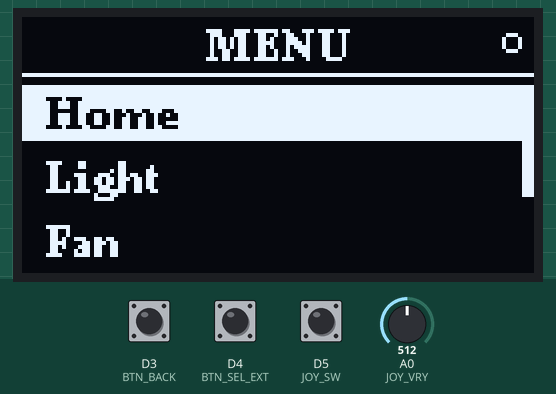
A sketch run on a simulated ESP8266 (NodeMCU). Parts: 128×64 one-colour display. The test bench sets the inputs (shaded band); at power-on: A0 (JOY_VRY) = 512, D4 (BTN_SEL_EXT) HIGH, D3 (BTN_BACK) HIGH, D5 (JOY_SW) HIGH. WiFi joins after 1.5 s; servers stay silent unless stated; uploads are accepted with an empty reply.

Above: at 1.2 s.
1.3 s: A0 (JOY_VRY) set to 206
3.0 s: A0 (JOY_VRY) set to 187
At 3.25 s:
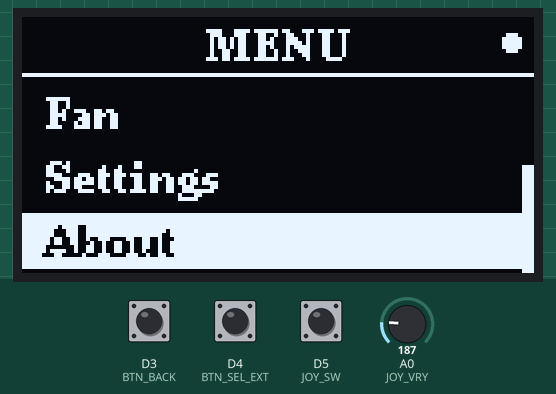
5.8 s: D4 (BTN_SEL_EXT) pulled LOW for 0.15 s
At 6.4 s:
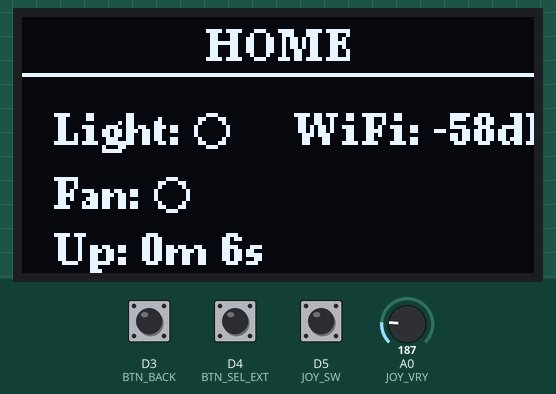
8.9 s: D3 (BTN_BACK) pulled LOW for 0.15 s
At 9.43 s:
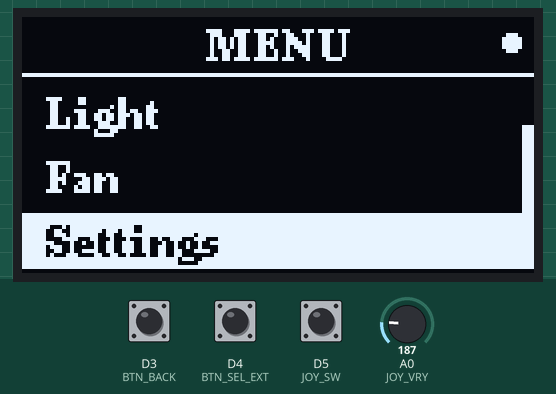
9.6 s: D5 (JOY_SW) pulled LOW for 0.15 s
At 10.3 s:
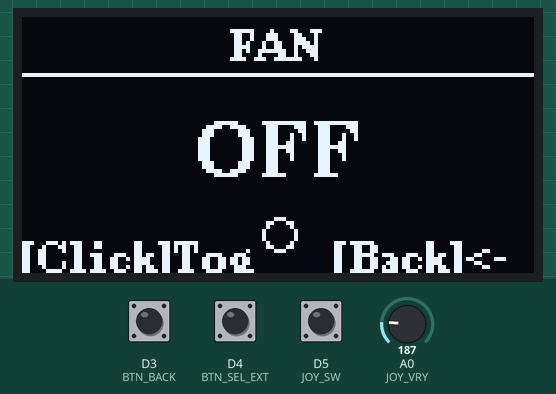
11.2 s: D3 (BTN_BACK) pulled LOW for 1 s
At 12.2 s:
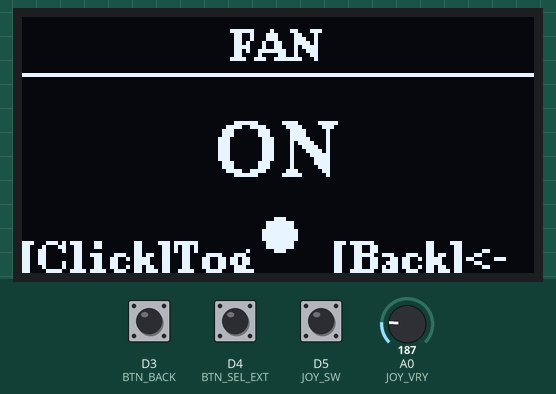
Timing chart, 0 to 14.2 s (numbered marks = the images above; inputs shaded):
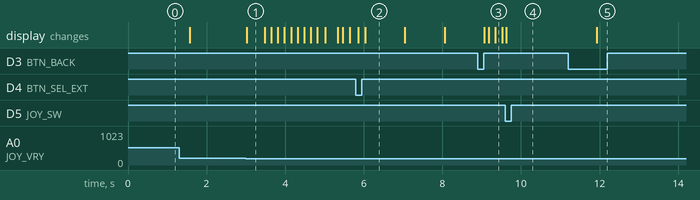

Measured:
- the behaviour switches between 200 and 199 on A0 (JOY_VRY) (found by bisection; images 0 and 1)
- after the input at 3.0 s, the display: changes at once (image 1)
- after the input at 5.8 s, the display: first changes after 0.06 s (image 2 shows a later state)
- after the input at 8.9 s, the display: first differs from a run without the input after 0.28 s (image 3 shows a later state)
- after the input at 9.6 s, the display: changes at once (image 4)
- after the input at 11.2 s, the display: changes after 0.74 s (image 5)
- what the display in image 1 shows lasts 0.5 s, from 3.0 s to 3.5 s

The sketch:

menu_ui_joystick.ino
```cpp
#include <Wire.h>
#include <U8g2lib.h>
#include <ESP8266WiFi.h>
#include <ESP8266HTTPClient.h>
#include <WiFiClientSecure.h>

U8G2_SH1106_128X64_NONAME_F_HW_I2C u8g2(U8G2_R0, U8X8_PIN_NONE);

// --- WiFi ---
const char* WIFI_SSID = "x70";
const char* WIFI_PASS = "244466666";
const char* SERVER_URL = "https://8x8.tail73f41e.ts.net/api/state";

// --- Joystick ---
#define JOY_VRY  A0   // up/down axis
#define JOY_SW   D5   // joystick click = select
// VRX not used (ESP8266 has only 1 analog input)

// --- Select button ---
#define BTN_SEL_EXT D4  // external select button (also onboard LED)

// --- Back button (D3) ---
#define BTN_BACK D3   // short press = back, long press = ctrl

// Joystick thresholds (3.3V → A0 reads 0-1024, center ~512)
#define JOY_UP_THRESH    200
#define JOY_DOWN_THRESH  800
#define JOY_DEAD_CENTER  1    // must return to center before next trigger

// Input state
enum { B_UP, B_DOWN, B_SEL, B_BACK, B_CTRL };
bool btn[5] = {};

// Joystick state
bool joyWasCenter = true;
unsigned long joyRepeatTime = 0;
const unsigned long JOY_FIRST_REPEAT = 400;  // ms before repeat starts
const unsigned long JOY_REPEAT_RATE  = 150;  // ms between repeats
int joyHeldDir = 0;  // -1=up, 1=down, 0=center
unsigned long joyHeldSince = 0;

// SW debounce (joystick click)
bool lastSW = HIGH;
unsigned long lastSWTime = 0;

// External select button debounce
bool lastSelExt = HIGH;
unsigned long lastSelExtTime = 0;

// Back button: short/long press
bool lastBack = HIGH;
unsigned long backPressTime = 0;
bool backHandled = false;
const unsigned long LONG_PRESS = 500;  // ms for ctrl
const unsigned long DEBOUNCE = 180;

void readInputs() {
  btn[B_UP] = btn[B_DOWN] = btn[B_SEL] = btn[B_BACK] = btn[B_CTRL] = false;

  // --- Joystick Y axis ---
  int vry = analogRead(JOY_VRY);
  int dir = 0;
  if (vry < JOY_UP_THRESH) dir = -1;       // up
  else if (vry > JOY_DOWN_THRESH) dir = 1;  // down

  if (dir == 0) {
    joyWasCenter = true;
    joyHeldDir = 0;
  } else if (joyWasCenter) {
    // first trigger
    if (dir == -1) btn[B_UP] = true;
    if (dir == 1)  btn[B_DOWN] = true;
    joyWasCenter = false;
    joyHeldDir = dir;
    joyHeldSince = millis();
    joyRepeatTime = millis();
  } else if (dir == joyHeldDir) {
    // held — auto repeat
    unsigned long held = millis() - joyHeldSince;
    if (held > JOY_FIRST_REPEAT && millis() - joyRepeatTime > JOY_REPEAT_RATE) {
      if (dir == -1) btn[B_UP] = true;
      if (dir == 1)  btn[B_DOWN] = true;
      joyRepeatTime = millis();
    }
  }

  // --- Joystick SW (click = select) ---
  bool sw = digitalRead(JOY_SW);
  if (sw == LOW && lastSW == HIGH && millis() - lastSWTime > DEBOUNCE) {
    btn[B_SEL] = true;
    lastSWTime = millis();
  }
  lastSW = sw;

  // --- External select button (D4) ---
  bool selExt = digitalRead(BTN_SEL_EXT);
  if (selExt == LOW && lastSelExt == HIGH && millis() - lastSelExtTime > DEBOUNCE) {
    btn[B_SEL] = true;
    lastSelExtTime = millis();
  }
  lastSelExt = selExt;

  // --- Back button: short = back, long hold = ctrl ---
  bool back = digitalRead(BTN_BACK);
  if (back == LOW && lastBack == HIGH) {
    // pressed
    backPressTime = millis();
    backHandled = false;
  }
  if (back == LOW && !backHandled) {
    if (millis() - backPressTime >= LONG_PRESS) {
      btn[B_CTRL] = true;
      backHandled = true;
    }
  }
  if (back == HIGH && lastBack == LOW) {
    // released
    if (!backHandled && millis() - backPressTime < LONG_PRESS) {
      btn[B_BACK] = true;
    }
    backHandled = false;
  }
  lastBack = back;
}

// State
bool lightOn = false;
bool fanOn = false;
int brightness = 255;

// --- Screen auto-off timer ---
int timerIndex = 0;
const unsigned long timerValues[] = {0, 10000, 30000, 60000, 300000};
const char *timerLabels[] = {"Off", "10s", "30s", "1 min", "5 min"};
const int timerCount = 5;
unsigned long lastActivityTime = 0;
bool screenOff = false;

// --- Invert display ---
bool invertDisplay = false;

// --- State tracking for server sync ---
bool prevLightOn = false;
bool prevFanOn = false;
int prevBrightness = 255;
int prevTimerIndex = 0;
bool prevInvertDisplay = false;
unsigned long lastSyncTime = 0;
const unsigned long SYNC_INTERVAL = 5000;  // periodic sync every 5s

enum Screen { MAIN_MENU, HOME, LIGHT, FAN, SETTINGS, SET_BRIGHT, SET_TIMER, SET_INVERT, ABOUT };
Screen screen = MAIN_MENU;
int cursor = 0;
int setCursor = 0;

// Menu items
const char *mainItems[] = {"Home", "Light", "Fan", "Settings", "About"};
const int mainCount = 5;
const char *setItems[] = {"Brightness", "Screen Timer", "Invert Color", "Back"};
const int setCount = 4;

// --- WiFi helpers ---

void wifiConnect() {
  WiFi.mode(WIFI_STA);
  WiFi.begin(WIFI_SSID, WIFI_PASS);
  // Non-blocking — we check WiFi.status() in loop
}

bool stateChanged() {
  return lightOn != prevLightOn ||
         fanOn != prevFanOn ||
         brightness != prevBrightness ||
         timerIndex != prevTimerIndex ||
         invertDisplay != prevInvertDisplay;
}

void saveStateSnapshot() {
  prevLightOn = lightOn;
  prevFanOn = fanOn;
  prevBrightness = brightness;
  prevTimerIndex = timerIndex;
  prevInvertDisplay = invertDisplay;
}

void sendStateToServer() {
  if (WiFi.status() != WL_CONNECTED) return;

  WiFiClientSecure client;
  client.setInsecure();  // skip cert verification for tailscale
  HTTPClient http;
  http.setTimeout(3000);

  if (http.begin(client, SERVER_URL)) {
    http.addHeader("Content-Type", "application/json");

    char json[256];
    snprintf(json, sizeof(json),
      "{\"light\":%s,\"fan\":%s,\"brightness\":%d,"
      "\"timer_index\":%d,\"timer_label\":\"%s\","
      "\"invert\":%s,\"uptime_sec\":%lu,\"wifi_rssi\":%d}",
      lightOn ? "true" : "false",
      fanOn ? "true" : "false",
      brightness,
      timerIndex,
      timerLabels[timerIndex],
      invertDisplay ? "true" : "false",
      millis() / 1000,
      WiFi.RSSI()
    );

    http.POST(json);
    http.end();
    saveStateSnapshot();
    lastSyncTime = millis();
  }
}

// --- Drawing helpers ---

void drawHeader(const char *title) {
  u8g2.setFont(u8g2_font_ncenB08_tr);
  int w = u8g2.getStrWidth(title);
  u8g2.drawStr((128 - w) / 2, 11, title);
  u8g2.drawHLine(0, 14, 128);
}

void drawList(const char **items, int count, int cur, int yStart) {
  u8g2.setFont(u8g2_font_ncenB08_tr);
  int maxVisible = 3;
  int topIndex = 0;
  if (cur >= maxVisible) topIndex = cur - maxVisible + 1;
  if (topIndex > count - maxVisible) topIndex = count - maxVisible;
  if (topIndex < 0) topIndex = 0;

  for (int i = 0; i < maxVisible && (topIndex + i) < count; i++) {
    int idx = topIndex + i;
    int y = yStart + i * 16;
    if (idx == cur) {
      u8g2.drawBox(0, y - 11, 128, 14);
      u8g2.setDrawColor(0);
      u8g2.drawStr(6, y, items[idx]);
      u8g2.setDrawColor(1);
    } else {
      u8g2.drawStr(6, y, items[idx]);
    }
  }

  // scroll indicator
  if (count > maxVisible) {
    int barH = 48 * maxVisible / count;
    int barY = yStart - 11 + (48 - barH) * topIndex / (count - maxVisible);
    u8g2.drawBox(125, barY, 3, barH);
  }
}

void drawStatusIcon(int x, int y, const char *label, bool on) {
  u8g2.setFont(u8g2_font_ncenB08_tr);
  u8g2.drawStr(x, y, label);
  if (on)
    u8g2.drawDisc(x + u8g2.getStrWidth(label) + 8, y - 4, 4);
  else
    u8g2.drawCircle(x + u8g2.getStrWidth(label) + 8, y - 4, 4);
}

void drawToggleScreen(const char *title, bool state) {
  drawHeader(title);
  u8g2.setFont(u8g2_font_ncenB14_tr);
  const char *stateStr = state ? "ON" : "OFF";
  int w = u8g2.getStrWidth(stateStr);
  u8g2.drawStr((128 - w) / 2, 40, stateStr);

  if (state)
    u8g2.drawDisc(64, 54, 4);
  else
    u8g2.drawCircle(64, 54, 4);

  u8g2.setFont(u8g2_font_ncenB08_tr);
  u8g2.drawStr(0, 64, "[Click]Tog");
  u8g2.drawStr(78, 64, "[Back]<-");
}

void drawProgressBar(int x, int y, int w, int h, int val, int maxVal) {
  u8g2.drawFrame(x, y, w, h);
  int fill = (long)(w - 2) * val / maxVal;
  u8g2.drawBox(x + 1, y + 1, fill, h - 2);
}

// --- Screen draw functions ---

void drawMainMenu() {
  drawHeader("MENU");
  u8g2.setFont(u8g2_font_ncenB08_tr);
  if (lightOn) u8g2.drawDisc(4, 6, 2);
  if (fanOn) u8g2.drawDisc(12, 6, 2);
  // WiFi indicator in top-right
  if (WiFi.status() == WL_CONNECTED) u8g2.drawDisc(122, 6, 2);
  else u8g2.drawCircle(122, 6, 2);
  drawList(mainItems, mainCount, cursor, 28);
}

void drawHome() {
  drawHeader("HOME");
  drawStatusIcon(8, 32, "Light:", lightOn);
  drawStatusIcon(8, 48, "Fan:", fanOn);
  u8g2.setFont(u8g2_font_ncenB08_tr);
  // WiFi status
  if (WiFi.status() == WL_CONNECTED) {
    char buf[20];
    sprintf(buf, "WiFi: %ddBm", WiFi.RSSI());
    u8g2.drawStr(68, 32, buf);
  } else {
    u8g2.drawStr(68, 32, "WiFi: --");
  }
  char buf[20];
  unsigned long sec = millis() / 1000;
  sprintf(buf, "Up: %lum %lus", sec / 60, sec % 60);
  u8g2.drawStr(8, 62, buf);
}

void drawLight() { drawToggleScreen("LIGHT", lightOn); }
void drawFan()   { drawToggleScreen("FAN", fanOn); }

void drawSettings() {
  drawHeader("SETTINGS");
  drawList(setItems, setCount, setCursor, 28);
}

void drawBrightness() {
  drawHeader("BRIGHTNESS");
  char buf[16];
  int pct = brightness * 100 / 255;
  sprintf(buf, "%d%%", pct);
  u8g2.setFont(u8g2_font_ncenB14_tr);
  int w = u8g2.getStrWidth(buf);
  u8g2.drawStr((128 - w) / 2, 36, buf);
  drawProgressBar(8, 42, 112, 10, brightness, 255);
  u8g2.setFont(u8g2_font_ncenB08_tr);
  u8g2.drawStr(0, 64, "[Joy]Adj");
  u8g2.drawStr(68, 64, "[Hold]Rst");
}

void drawScreenTimer() {
  drawHeader("SCREEN TIMER");
  u8g2.setFont(u8g2_font_ncenB14_tr);
  int w = u8g2.getStrWidth(timerLabels[timerIndex]);
  u8g2.drawStr((128 - w) / 2, 40, timerLabels[timerIndex]);

  u8g2.setFont(u8g2_font_ncenB08_tr);
  if (timerIndex > 0) u8g2.drawStr(4, 40, "<");
  if (timerIndex < timerCount - 1) u8g2.drawStr(120, 40, ">");

  u8g2.drawStr(0, 64, "[Joy]Adj");
  u8g2.drawStr(78, 64, "[Back]<-");
}

void drawInvertColor() {
  drawToggleScreen("INVERT COLOR", invertDisplay);
}

void drawAbout() {
  drawHeader("ABOUT");
  u8g2.setFont(u8g2_font_ncenB08_tr);
  u8g2.drawStr(8, 30, "ESP8266 Menu UI");
  u8g2.drawStr(8, 44, "SH1106 128x64");
  u8g2.drawStr(8, 58, "Joystick+2 Buttons");
}

// --- Input handling ---

void handleMainMenu() {
  if (btn[B_UP])   cursor = (cursor - 1 + mainCount) % mainCount;
  if (btn[B_DOWN]) cursor = (cursor + 1) % mainCount;
  if (btn[B_SEL]) {
    switch (cursor) {
      case 0: screen = HOME; break;
      case 1: screen = LIGHT; break;
      case 2: screen = FAN; break;
      case 3: screen = SETTINGS; setCursor = 0; break;
      case 4: screen = ABOUT; break;
    }
  }
  if (btn[B_CTRL]) {
    if (cursor == 1) lightOn = !lightOn;
    if (cursor == 2) fanOn = !fanOn;
  }
}

void handleHome() {
  if (btn[B_BACK]) screen = MAIN_MENU;
}

void handleLight() {
  if (btn[B_SEL] || btn[B_CTRL]) lightOn = !lightOn;
  if (btn[B_BACK]) screen = MAIN_MENU;
}

void handleFan() {
  if (btn[B_SEL] || btn[B_CTRL]) fanOn = !fanOn;
  if (btn[B_BACK]) screen = MAIN_MENU;
}

void handleSettings() {
  if (btn[B_UP])   setCursor = (setCursor - 1 + setCount) % setCount;
  if (btn[B_DOWN]) setCursor = (setCursor + 1) % setCount;
  if (btn[B_SEL]) {
    if (setCursor == 0) screen = SET_BRIGHT;
    if (setCursor == 1) screen = SET_TIMER;
    if (setCursor == 2) screen = SET_INVERT;
    if (setCursor == 3) screen = MAIN_MENU;
  }
  if (btn[B_BACK]) screen = MAIN_MENU;
}

void handleBrightness() {
  if (btn[B_UP])   { brightness += 15; if (brightness > 255) brightness = 255; }
  if (btn[B_DOWN]) { brightness -= 15; if (brightness < 0) brightness = 0; }
  if (btn[B_CTRL]) brightness = 255;
  if (btn[B_SEL] || btn[B_BACK]) screen = SETTINGS;
  u8g2.setContrast(brightness);
}

void handleScreenTimer() {
  if (btn[B_UP])   { timerIndex++; if (timerIndex >= timerCount) timerIndex = timerCount - 1; }
  if (btn[B_DOWN]) { timerIndex--; if (timerIndex < 0) timerIndex = 0; }
  if (btn[B_SEL] || btn[B_BACK]) screen = SETTINGS;
}

void handleInvertColor() {
  if (btn[B_SEL] || btn[B_CTRL]) {
    invertDisplay = !invertDisplay;
    u8g2.sendF("c", invertDisplay ? 0xA7 : 0xA6);
  }
  if (btn[B_BACK]) screen = SETTINGS;
}

void handleAbout() {
  if (btn[B_BACK] || btn[B_SEL]) screen = MAIN_MENU;
}

// Check if any input is active
bool anyInputActive() {
  return btn[B_UP] || btn[B_DOWN] || btn[B_SEL] || btn[B_BACK] || btn[B_CTRL];
}

void setup() {
  pinMode(JOY_SW, INPUT_PULLUP);
  pinMode(BTN_SEL_EXT, INPUT_PULLUP);
  pinMode(BTN_BACK, INPUT_PULLUP);

  Wire.begin(D2, D1);
  u8g2.begin();
  u8g2.setContrast(brightness);
  lastActivityTime = millis();

  // Start WiFi connection (non-blocking)
  wifiConnect();
}

void loop() {
  readInputs();

  // Track activity for screen timer
  if (anyInputActive()) {
    lastActivityTime = millis();
    if (screenOff) {
      screenOff = false;
      u8g2.setPowerSave(0);
      return;  // consume the wake input
    }
  }

  // Auto screen off on inactivity
  if (!screenOff && timerValues[timerIndex] > 0) {
    if (millis() - lastActivityTime >= timerValues[timerIndex]) {
      screenOff = true;
      u8g2.setPowerSave(1);
    }
  }

  if (screenOff) return;

  switch (screen) {
    case MAIN_MENU:  handleMainMenu(); break;
    case HOME:       handleHome(); break;
    case LIGHT:      handleLight(); break;
    case FAN:        handleFan(); break;
    case SETTINGS:   handleSettings(); break;
    case SET_BRIGHT: handleBrightness(); break;
    case SET_TIMER:  handleScreenTimer(); break;
    case SET_INVERT: handleInvertColor(); break;
    case ABOUT:      handleAbout(); break;
  }

  // Send state to server on change or periodically
  if (stateChanged() || millis() - lastSyncTime >= SYNC_INTERVAL) {
    sendStateToServer();
  }

  // WiFi auto-reconnect
  if (WiFi.status() != WL_CONNECTED) {
    static unsigned long lastReconnect = 0;
    if (millis() - lastReconnect > 10000) {
      wifiConnect();
      lastReconnect = millis();
    }
  }

  u8g2.clearBuffer();
  switch (screen) {
    case MAIN_MENU:  drawMainMenu(); break;
    case HOME:       drawHome(); break;
    case LIGHT:      drawLight(); break;
    case FAN:        drawFan(); break;
    case SETTINGS:   drawSettings(); break;
    case SET_BRIGHT: drawBrightness(); break;
    case SET_TIMER:  drawScreenTimer(); break;
    case SET_INVERT: drawInvertColor(); break;
    case ABOUT:      drawAbout(); break;
  }
  u8g2.sendBuffer();
  delay(30);
}
```
